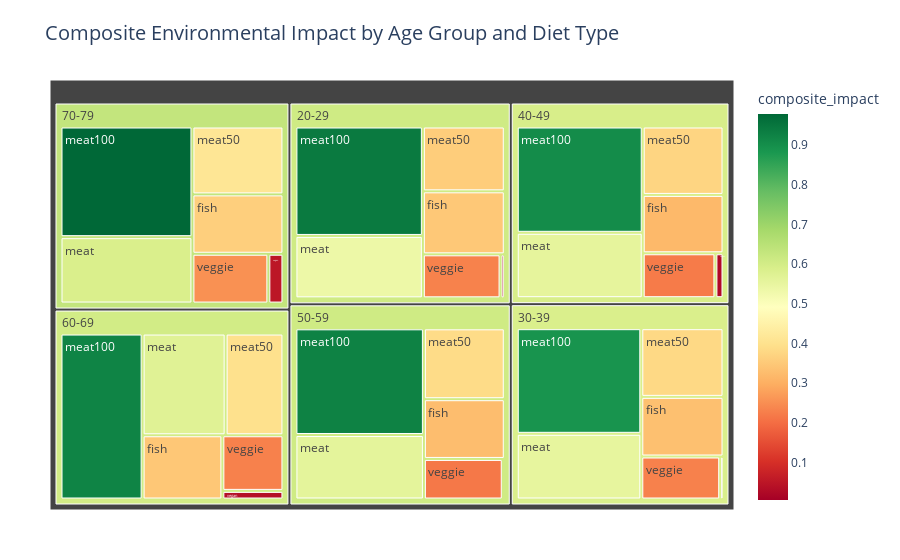

Here is the notebook cell this chart was saved with:
### Code cell
import plotly.express as px

# 颜色方案
diet_colors = {
    'vegan': '#2ECC71',
    'vegetarian': '#3498DB',
    'fish': '#F1C40F',
    'meat': '#E74C3C'
}

fig_treemap = px.treemap(
    df_diet_age,
    path=['age_group', 'diet_group'],
    values='composite_impact',
    color='composite_impact',
    color_continuous_scale='RdYlGn',
    title='Composite Environmental Impact by Age Group and Diet Type'
)

fig_treemap.update_layout(
    title_font_size=20,
    font=dict(size=12),
    margin=dict(l=50, r=50, t=80, b=50)
)

fig_treemap.show()

### Figure 1 — Plotly figure (JSON) as saved in the notebook; plotly's stock layout.template omitted (floating-point values rounded to 4 significant figures)
{"data": [{"branchvalues": "total", "customdata": [[0.3484], [0.3314], [0.3185], [0.3264], [0.3466], [0.362], [0.5367], [0.553], [0.5564], [0.5599], [0.5712], [0.587], [0.9418], [0.8893], [0.9048], [0.9258], [0.9218], [0.978], [0.3585], [0.3816], [0.3734], [0.3873], [0.3977], [0.4139], [0.01255], [0.009595], [0.02456], [0.005508], [0.03559], [0.05031], [0.2308], [0.2292], [0.2206], [0.2161], [0.2298], [0.2534], [0.6087], [0.5867], [0.5914], [0.6088], [0.6027], [0.6315]], "domain": {"x": [0, 1], "y": [0, 1]}, "hovertemplate": "labels=%{label}<br>composite_impact_sum=%{value}<br>parent=%{parent}<br>id=%{id}<br>composite_impact=%{color}<extra></extra>", "ids": ["20-29/fish", "30-39/fish", "40-49/fish", "50-59/fish", "60-69/fish", "70-79/fish", "20-29/meat", "30-39/meat", "40-49/meat", "50-59/meat", "60-69/meat", "70-79/meat", "20-29/meat100", "30-39/meat100", "40-49/meat100", "50-59/meat100", "60-69/meat100", "70-79/meat100", "20-29/meat50", "30-39/meat50", "40-49/meat50", "50-59/meat50", "60-69/meat50", "70-79/meat50", "20-29/vegan", "30-39/vegan", "40-49/vegan", "50-59/vegan", "60-69/vegan", "70-79/vegan", "20-29/veggie", "30-39/veggie", "40-49/veggie", "50-59/veggie", "60-69/veggie", "70-79/veggie", "20-29", "30-39", "40-49", "50-59", "60-69", "70-79"], "labels": ["fish", "fish", "fish", "fish", "fish", "fish", "meat", "meat", "meat", "meat", "meat", "meat", "meat100", "meat100", "meat100", "meat100", "meat100", "meat100", "meat50", "meat50", "meat50", "meat50", "meat50", "meat50", "vegan", "vegan", "vegan", "vegan", "vegan", "vegan", "veggie", "veggie", "veggie", "veggie", "veggie", "veggie", "20-29", "30-39", "40-49", "50-59", "60-69", "70-79"], "marker": {"coloraxis": "coloraxis", "colors": [0.3484, 0.3314, 0.3185, 0.3264, 0.3466, 0.362, 0.5367, 0.553, 0.5564, 0.5599, 0.5712, 0.587, 0.9418, 0.8893, 0.9048, 0.9258, 0.9218, 0.978, 0.3585, 0.3816, 0.3734, 0.3873, 0.3977, 0.4139, 0.01255, 0.009595, 0.02456, 0.005508, 0.03559, 0.05031, 0.2308, 0.2292, 0.2206, 0.2161, 0.2298, 0.2534, 0.6087, 0.5867, 0.5914, 0.6088, 0.6027, 0.6315]}, "name": "", "parents": ["20-29", "30-39", "40-49", "50-59", "60-69", "70-79", "20-29", "30-39", "40-49", "50-59", "60-69", "70-79", "20-29", "30-39", "40-49", "50-59", "60-69", "70-79", "20-29", "30-39", "40-49", "50-59", "60-69", "70-79", "20-29", "30-39", "40-49", "50-59", "60-69", "70-79", "20-29", "30-39", "40-49", "50-59", "60-69", "70-79", "", "", "", "", "", ""], "type": "treemap", "values": [0.3484, 0.3314, 0.3185, 0.3264, 0.3466, 0.362, 0.5367, 0.553, 0.5564, 0.5599, 0.5712, 0.587, 0.9418, 0.8893, 0.9048, 0.9258, 0.9218, 0.978, 0.3585, 0.3816, 0.3734, 0.3873, 0.3977, 0.4139, 0.01255, 0.009595, 0.02456, 0.005508, 0.03559, 0.05031, 0.2308, 0.2292, 0.2206, 0.2161, 0.2298, 0.2534, 2.429, 2.394, 2.398, 2.421, 2.503, 2.645]}], "layout": {"coloraxis": {"colorbar": {"title": {"text": "composite_impact"}}, "colorscale": [[0, "rgb(165,0,38)"], [0.1, "rgb(215,48,39)"], [0.2, "rgb(244,109,67)"], [0.3, "rgb(253,174,97)"], [0.4, "rgb(254,224,139)"], [0.5, "rgb(255,255,191)"], [0.6, "rgb(217,239,139)"], [0.7, "rgb(166,217,106)"], [0.8, "rgb(102,189,99)"], [0.9, "rgb(26,152,80)"], [1, "rgb(0,104,55)"]]}, "font": {"size": 12}, "legend": {"tracegroupgap": 0}, "margin": {"b": 50, "l": 50, "r": 50, "t": 80}, "title": {"font": {"size": 20}, "text": "Composite Environmental Impact by Age Group and Diet Type"}}}
